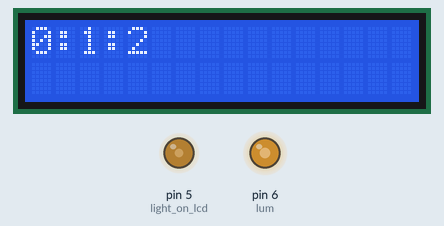
Simulated run of this sketch. Board: Arduino Uno, built with avr-gcc and run on an emulated ATmega328P. Parts: 16×2 character LCD, output pins drawn as LEDs (lit = HIGH). What the sketch prints to the serial monitor is not drawn.

Above: at 0.22 s.
At 8.56 s:
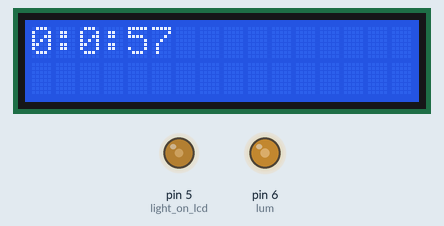
At 16.89 s:
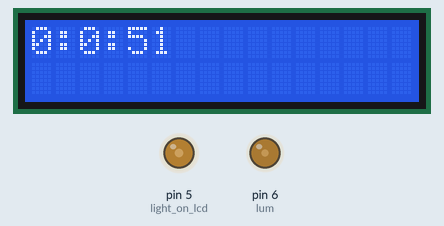
At 36.06 s:
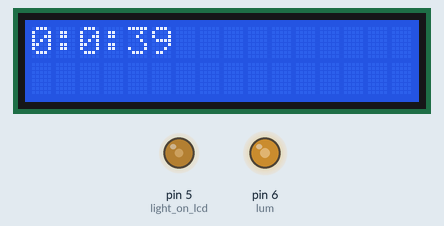
Timing chart, 0 to 40.0 s (numbered marks = the images above):
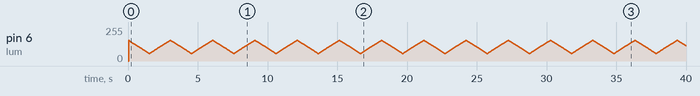

The sketch:

minuteur.ino.ino
```cpp
#include <LiquidCrystal.h>
LiquidCrystal lcd(7, 8, 9, 10, 11, 12);

int heures = 0;
int minutes = 1;
int secondes = 2;
bool up = false;
void setup() {
  turn_on_lcd();
  lcd.print("hello world");
  Serial.begin(9600);
}

void loop() {
  if(secondes==-1&&minutes!=0){
    secondes=59;
    minutes--;
  }
  if(minutes==0&&heures!=0){
    minutes=60;
    heures--;
  }
  lcd.clear();
  lcd.print(String(heures)+':'+String(minutes)+':'+String(secondes--));
  change_lum();
  if(heures==0&&minutes==0&&secondes==0){
    end_of_time();
  }
}

//Fonction qui permet de faire clignoter l'écran en boucle afin de signaler la fin du chronomètre.
void end_of_time(){
  lcd.clear();
    lcd.print("0:0:0");
  while (true){
    off();
    delay(500);
    on();
    delay(500);
  }
}
void log(String log){
  Serial.println("log:"+log);
}
```

lcd_gestion.ino
```cpp
void turn_on_lcd(){
  lcd.begin(16,2);
  light_on_lcd();
}

void light_on_lcd(){
  pinMode(6,OUTPUT);
  analogWrite(6,255);
  pinMode(5,OUTPUT);
  analogWrite(5,90);
}
void on(){
  pinMode(6,OUTPUT);
  analogWrite(6,255);
}

void off(){
  pinMode(6,OUTPUT);
  analogWrite(6,0);
}

void change_lum(){
  int lum = 6;
  pinMode(lum, OUTPUT);
  //log("25 lcd");
  if(up==true){
    for(int count = 55; count < 155; count = count + 1){
      //log("28 lcd");
      analogWrite(lum, count);
      Serial.println("lum level:"+String(count));
      delay(10);
    }
    up=false;
  }
  else if(up==false){
    //log("36 lcd");
    for (int count = 155; count > 55; count = count - 1){
      //log("38 lcd");
      analogWrite(lum, count);
      Serial.println("lum_level:"+String(count));
      delay(10);
    }
    up=true;
  }
}
```
